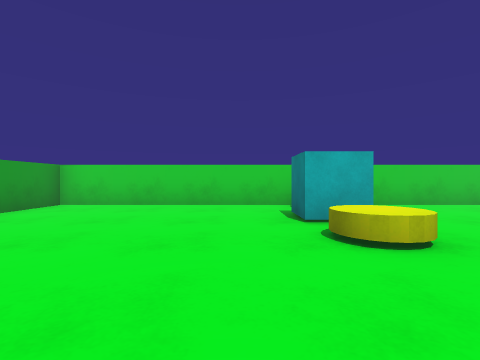
[1] (above)

15 first-person views from a walk through a scene from a Unity 3-D project. The camera is 0.62 m above the floor, looks level and sees 85° across. The floor is counted in squares, 1 m on a side. Each view is taken from the middle of a square. On the plan, view 1 faces up. The plan holds only what a view shows up to about 9 squares ahead; the rest is blank. The player character is not drawn.

[2]
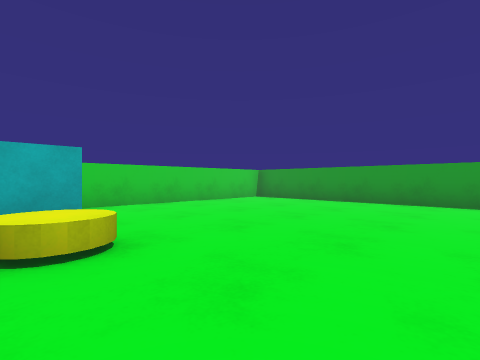

[3]
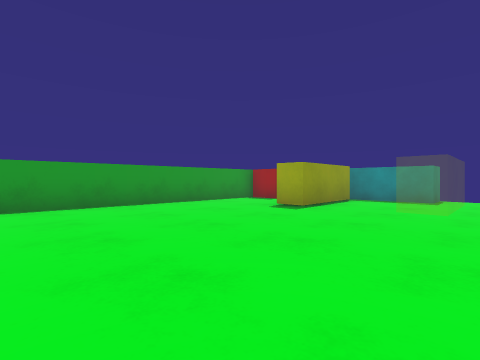

[4]
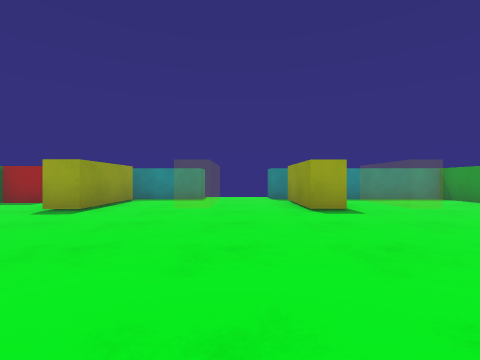

[5]
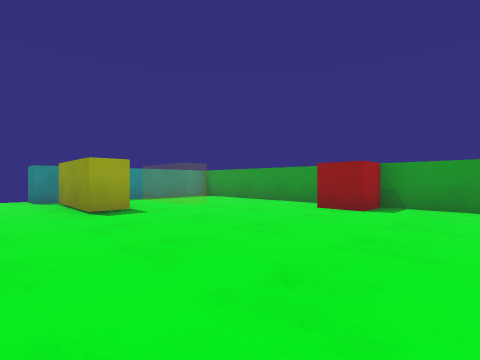

[6]
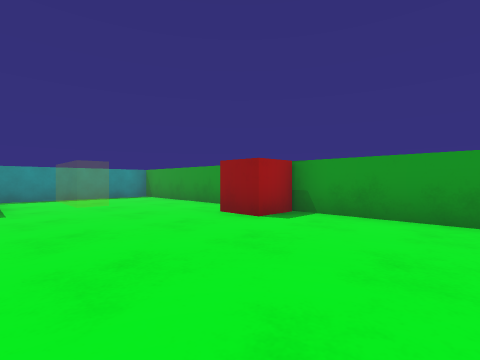

[7]
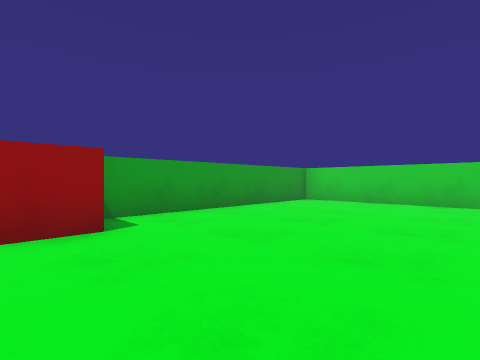

[8]
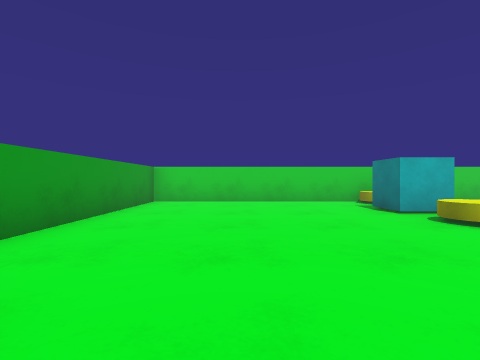

[9]
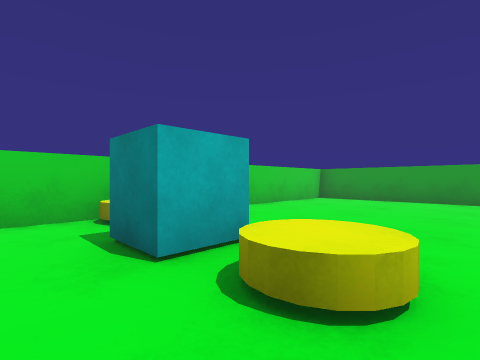

[10]
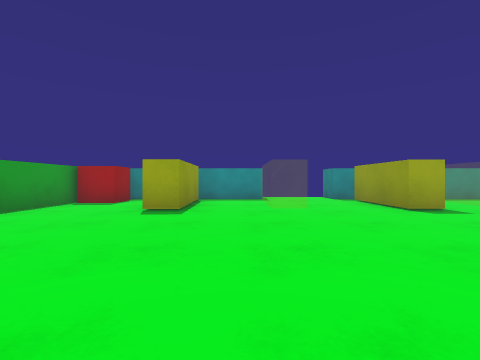

[11]
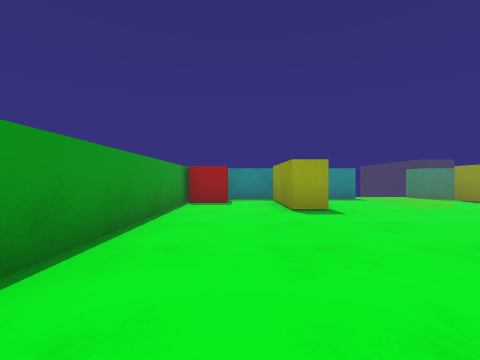

[12]
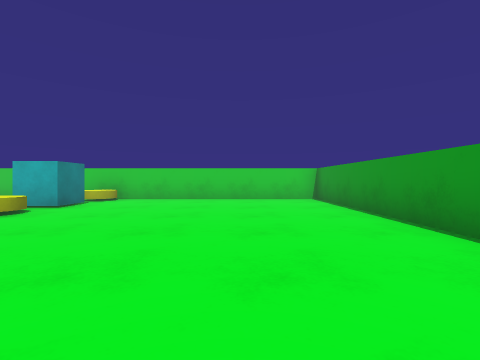

[13]
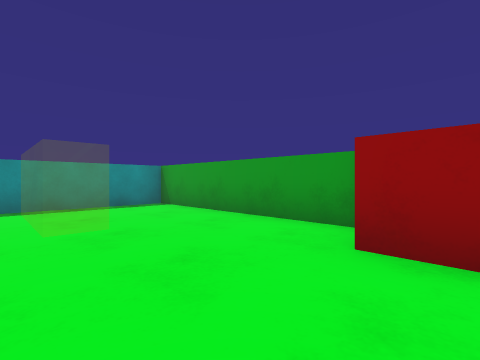

[14]
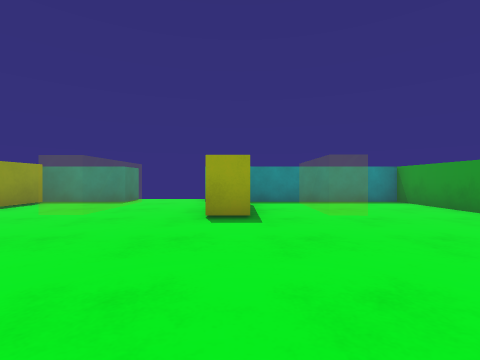

[15]
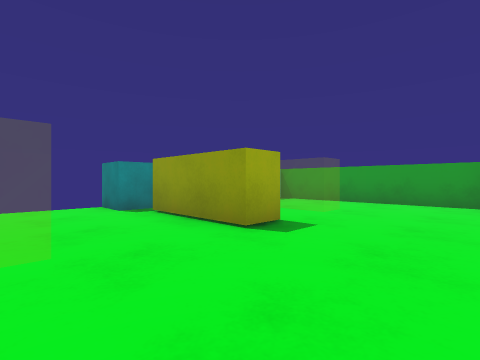

### Floor plan
Key: @ floor where view 1 was taken; # wall or solid block; x gap in a wall; . floor; = window, fence, low wall or low ledge; C cyan cube; I disc; R red cube.
Columns run from 5 left of view 1 to 9 right of it. Each row starts with its distance up from view 1.
  7 ###############
  6 #......I......#
  5 #.....CC......#
  4 #.....CC......#
  3 #......I......#
  2 #.............#
  1 #.............#
  0 #R...@........#
 -1 #R............#
 -2 #.............#
 -3 #.............#
 -4 #..=.#..=.##..#
 -5 #..=.#..=.##.R#
 -6 #....x..=..x.R#
 -7 #######.#######
 -8       # #

Where each view was taken, in squares from view 1:
view 1: 0 up, 0 right, facing up
view 2: 0 up, 1 right, facing up-right
view 3: 2 up, 2 right, facing down-right
view 4: 2 up, 2 right, facing down
view 5: 2 up, 2 right, facing down-left
view 6: 3 up, 0 right, facing down-left
view 7: 1 down, 0 right, facing up-left
view 8: 1 down, 2 left, facing up
view 9: 2 up, 0 right, facing up-right
view 10: 2 up, 4 right, facing down
view 11: 2 up, 7 right, facing down
view 12: 2 down, 6 right, facing up
view 13: 0 up, 1 left, facing down-left
view 14: 1 up, 0 right, facing down
view 15: 1 down, 3 right, facing down-left
